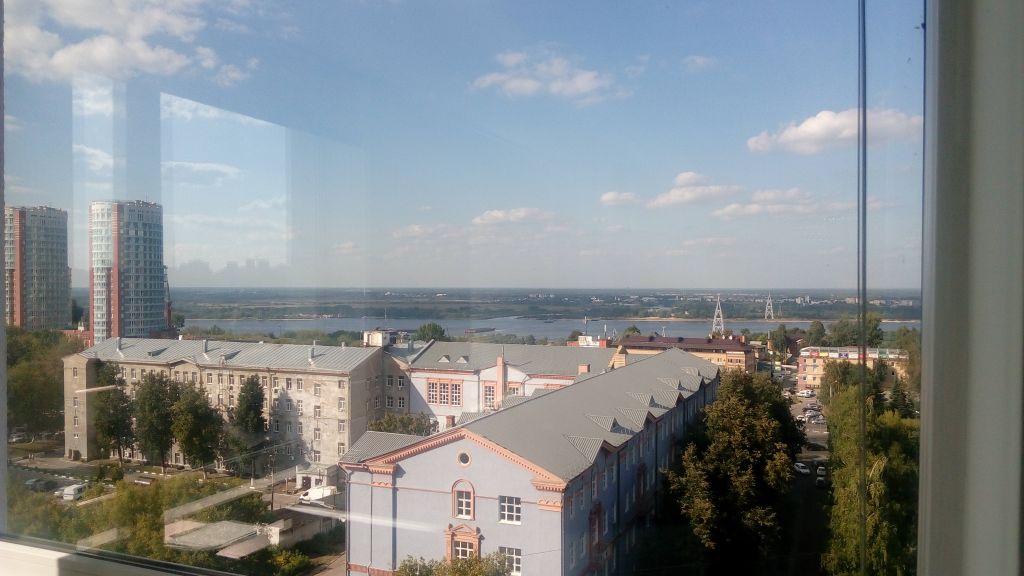
#> input picture 2024_1/OpenCV/data/panorama/1.jpg, 4096 x 2304 px, found by its file name (shown at 1/4 size)
$ python VisionProject.py
#> lines starting #> are read from the running program, lines starting #| are printed output that depends on the picture
#> further down, image is the input picture: shape (2304, 4096, 3); mean B, G, R 138.9, 136.3, 130.6
import os
import cv2
import matplotlib.pyplot as plt

def process_image(image):
    # 이미지 크기를 70%로 축소
    resized_image = cv2.resize(image, None, fx=0.7, fy=0.7)

    # 화사하게 만들기
    hsv = cv2.cvtColor(resized_image, cv2.COLOR_BGR2HSV)
#> hsv: shape (1613, 2867, 3); mean H, S, V 69.5, 55.5, 148.6
    h, s, v = cv2.split(hsv)
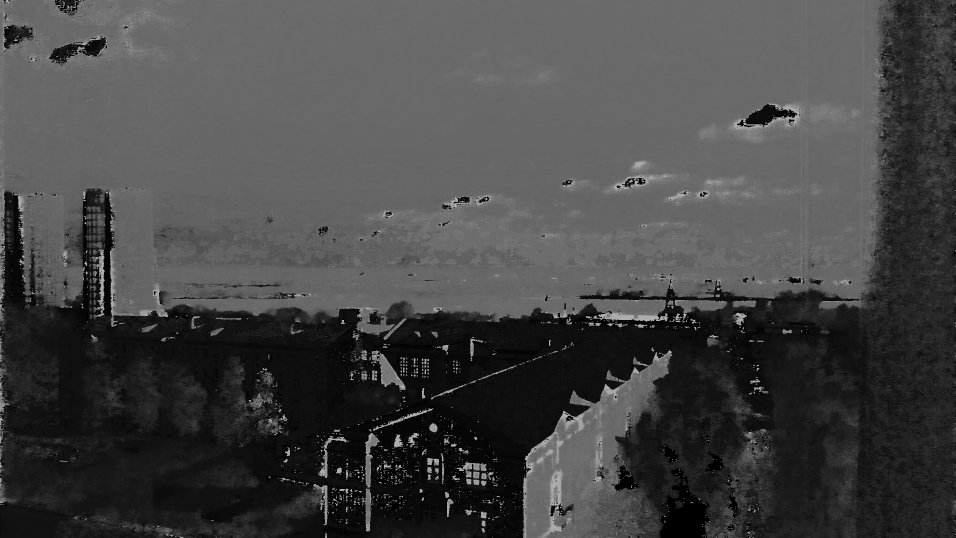
#> h: shape (1613, 2867) (shown at 1/3 size); min 0, max 179, mean 69.5
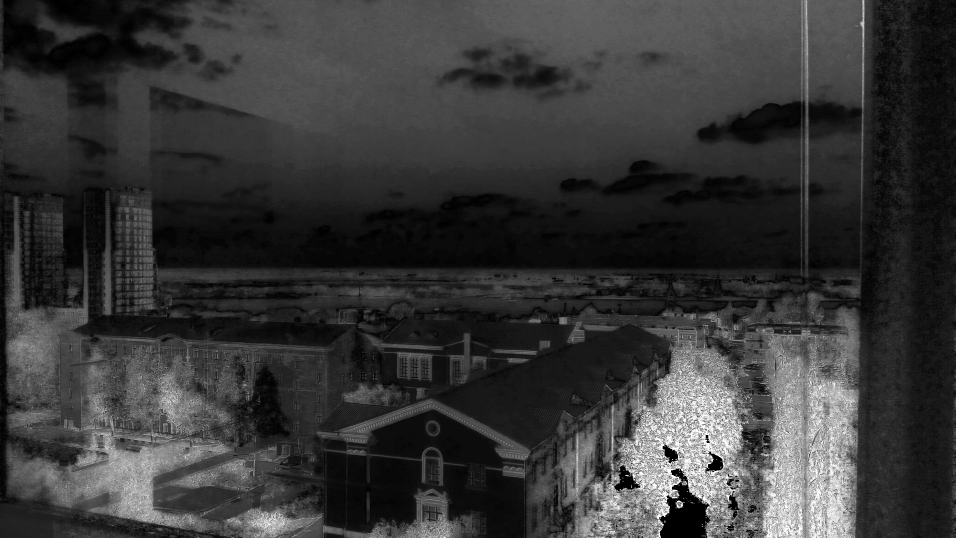
#> s: shape (1613, 2867) (shown at 1/3 size); min 0, max 255, mean 55.5
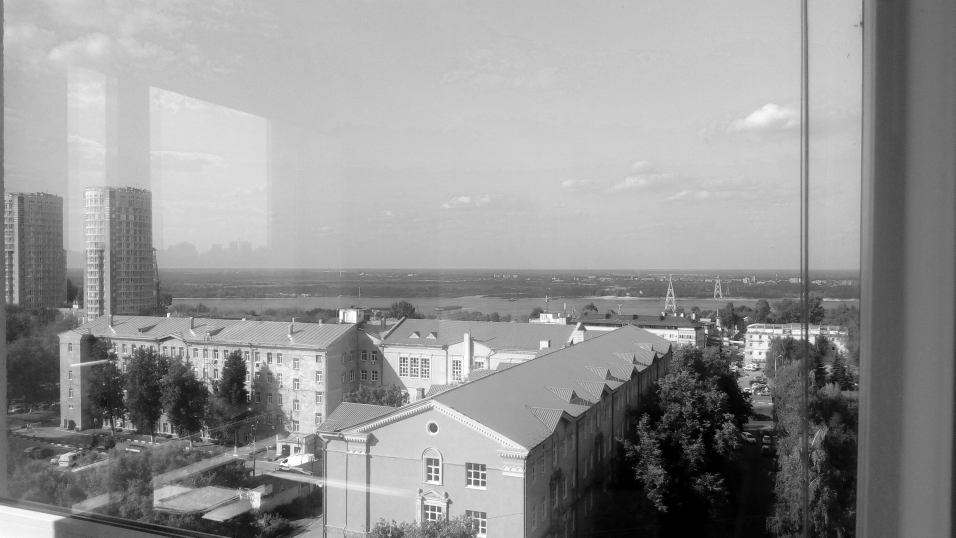
#> v: shape (1613, 2867) (shown at 1/3 size); min 0, max 255, mean 148.6
    v = cv2.add(v, 30)  # 밝기 증가
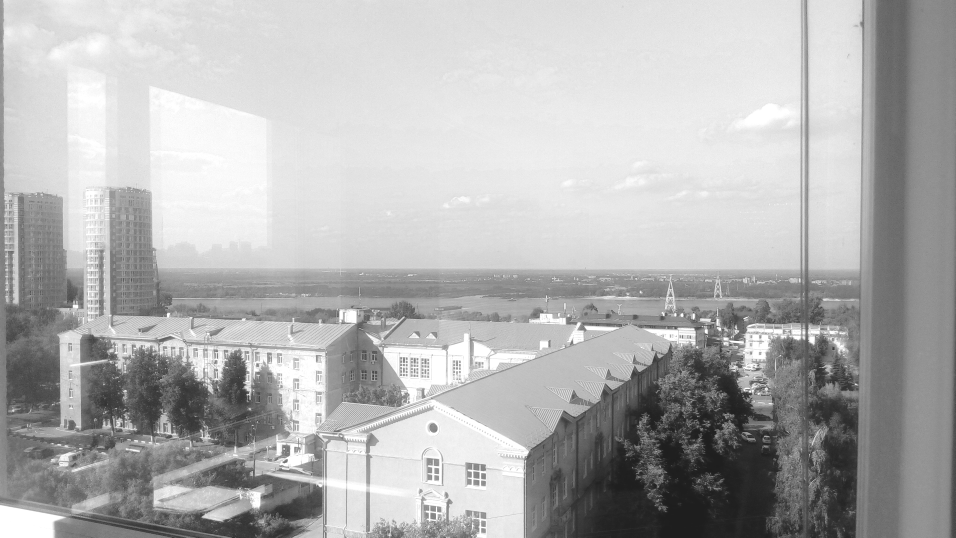
#> v: shape (1613, 2867) (shown at 1/3 size); min 30, max 255, mean 178.4
    processed_hsv = cv2.merge([h, s, v])
#> processed_hsv: shape (1613, 2867, 3); mean H, S, V 69.5, 55.5, 178.4
    brightened_image = cv2.cvtColor(processed_hsv, cv2.COLOR_HSV2BGR)
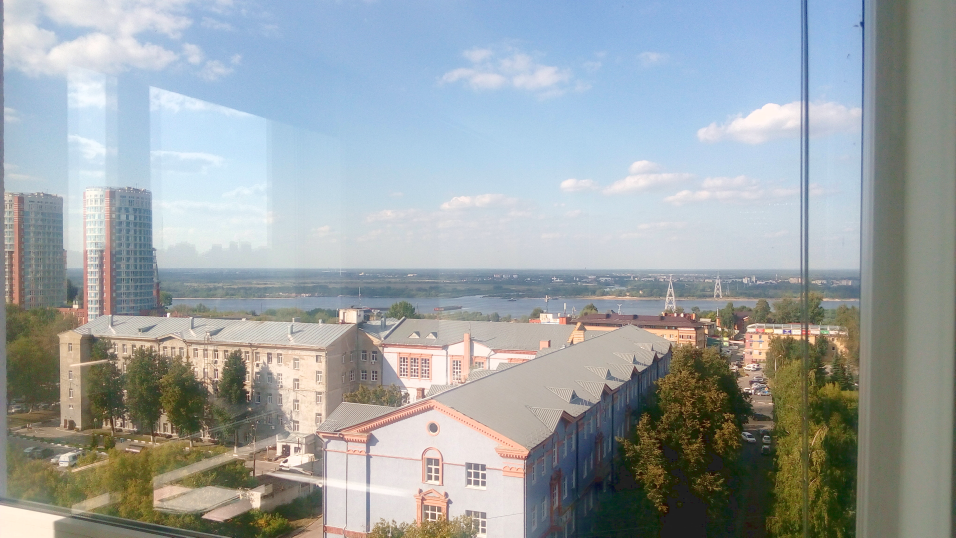
#> brightened_image: shape (1613, 2867, 3) (shown at 1/3 size); mean B, G, R 164.9, 163.2, 156.5

    # 채도를 높이기
    increased_saturation = cv2.convertScaleAbs(brightened_image, alpha=1, beta=1)

    # 살짝 블러 처리
    blurred_image = cv2.GaussianBlur(increased_saturation, (5, 5), 0)

    return blurred_image


# 테스트를 위한 이미지 로드
image_path = './data/1.jpg'
image = cv2.imread(image_path)

# 이미지 처리 함수 호출
processed_image = process_image(image)

# 결과 이미지를 디스크에 저장
image_dir = 'data'
output_file = 'processed_image.jpg'
cv2.imwrite(os.path.join(image_dir, output_file), processed_image)
print("Processed image saved at:", image_dir)

# 결과를 확인하기 위해 이미지를 보여줌
cv2.imshow('Original Image', image)
cv2.imshow('Processed Image', processed_image)

# 결과를 확인하기 위해 이미지를 Matplotlib으로 출력
plt.figure(figsize=(10, 5))

# 원본 이미지 출력
plt.subplot(1, 2, 1)
plt.imshow(cv2.cvtColor(image, cv2.COLOR_BGR2RGB))
plt.title('Original Image')
plt.axis('off')

# 처리된 이미지 출력
plt.subplot(1, 2, 2)
plt.imshow(cv2.cvtColor(processed_image, cv2.COLOR_BGR2RGB))
plt.title('Processed Image')
plt.axis('off')

plt.show()
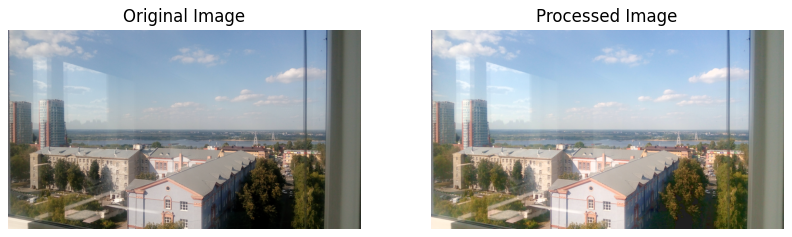
#> figure drawn by matplotlib, 2 panels

cv2.waitKey(0)
cv2.destroyAllWindows()

$ run again, with 2024_1/OpenCV/data/panorama/0.jpg copied over 2024_1/OpenCV/data/panorama/1.jpg
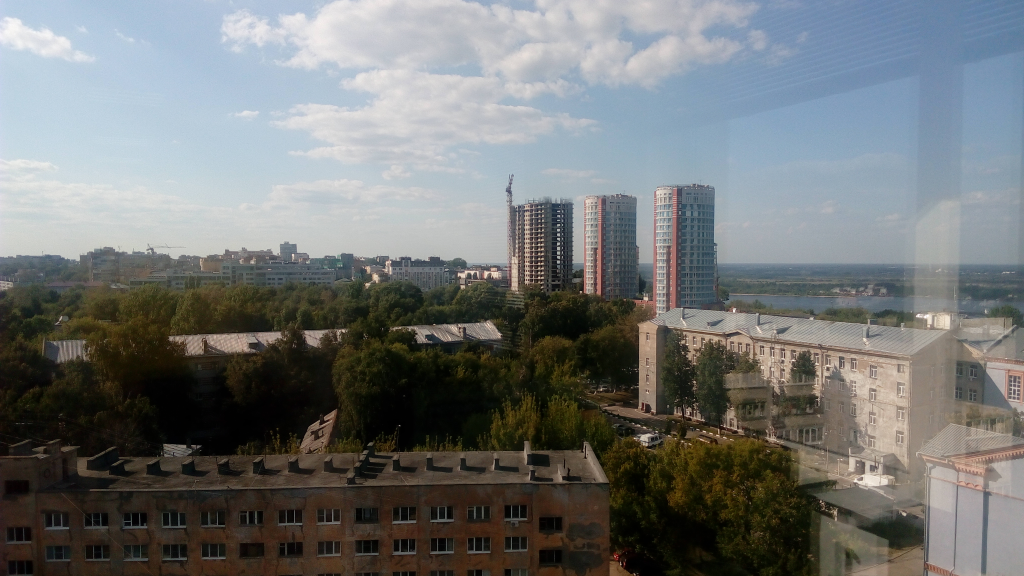
#> input picture 2024_1/OpenCV/data/panorama/0.jpg, 4096 x 2304 px, found by its file name (shown at 1/4 size)
#> image is the input picture: shape (2304, 4096, 3); mean B, G, R 116.1, 116.4, 113.8
#> hsv: shape (1613, 2867, 3); mean H, S, V 63.2, 71.7, 126.1
#> processed_hsv: shape (1613, 2867, 3); mean H, S, V 63.2, 71.7, 156
#> in process_image, `brightened_image = cv2.cvtColor(processed_hsv, cv2.COLOR_HSV2BGR)`:
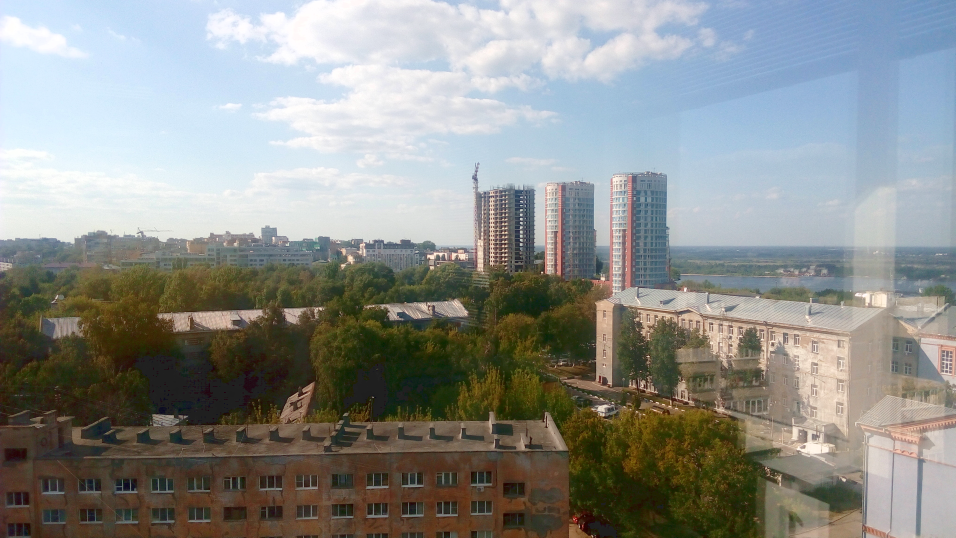
#> brightened_image: shape (1613, 2867, 3) (shown at 1/3 size); mean B, G, R 139.3, 142.9, 140.7
#> `plt.show()`:
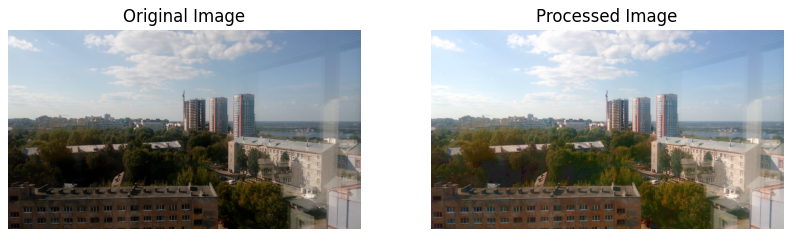
#> figure drawn by matplotlib, 2 panels
